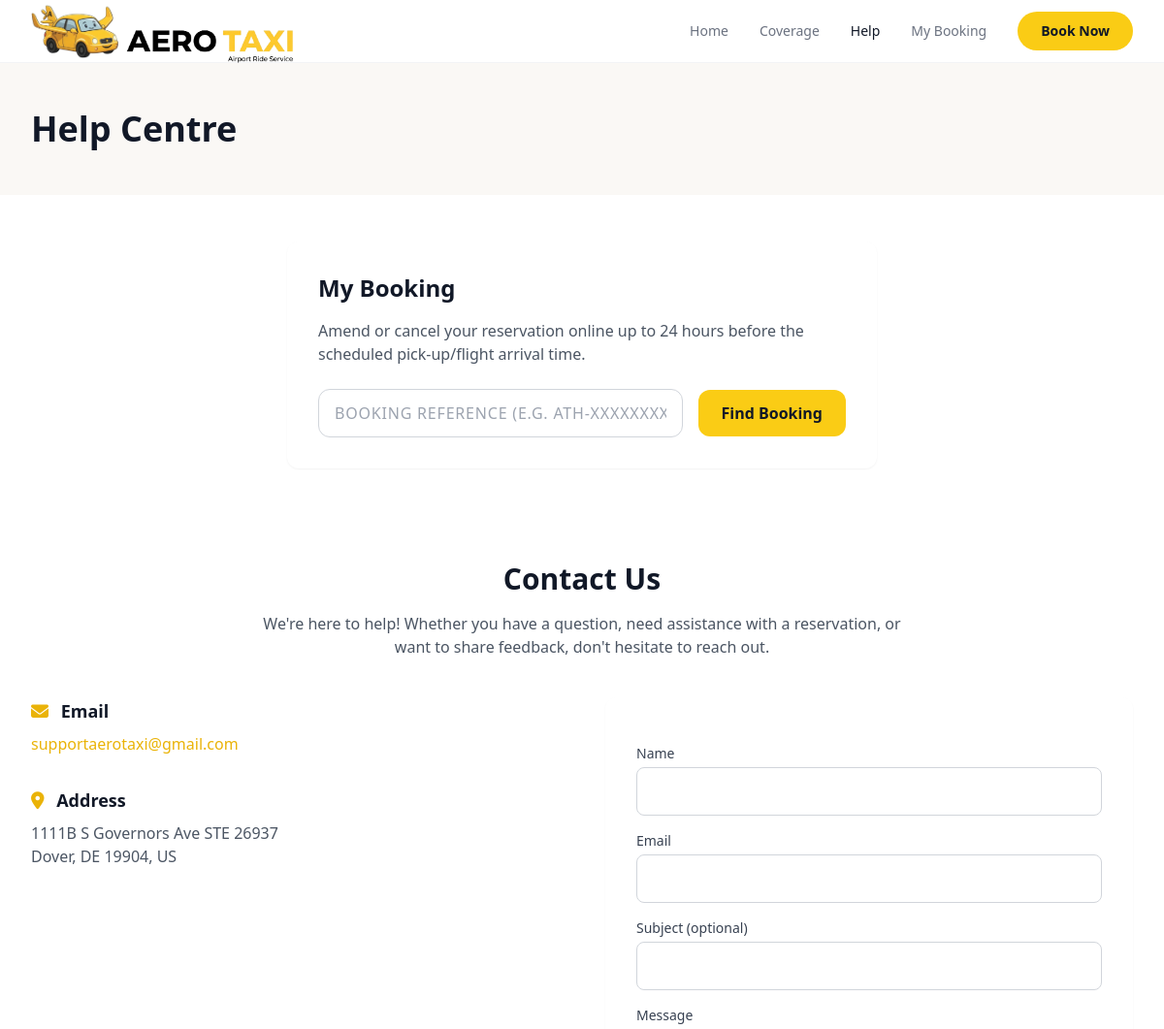
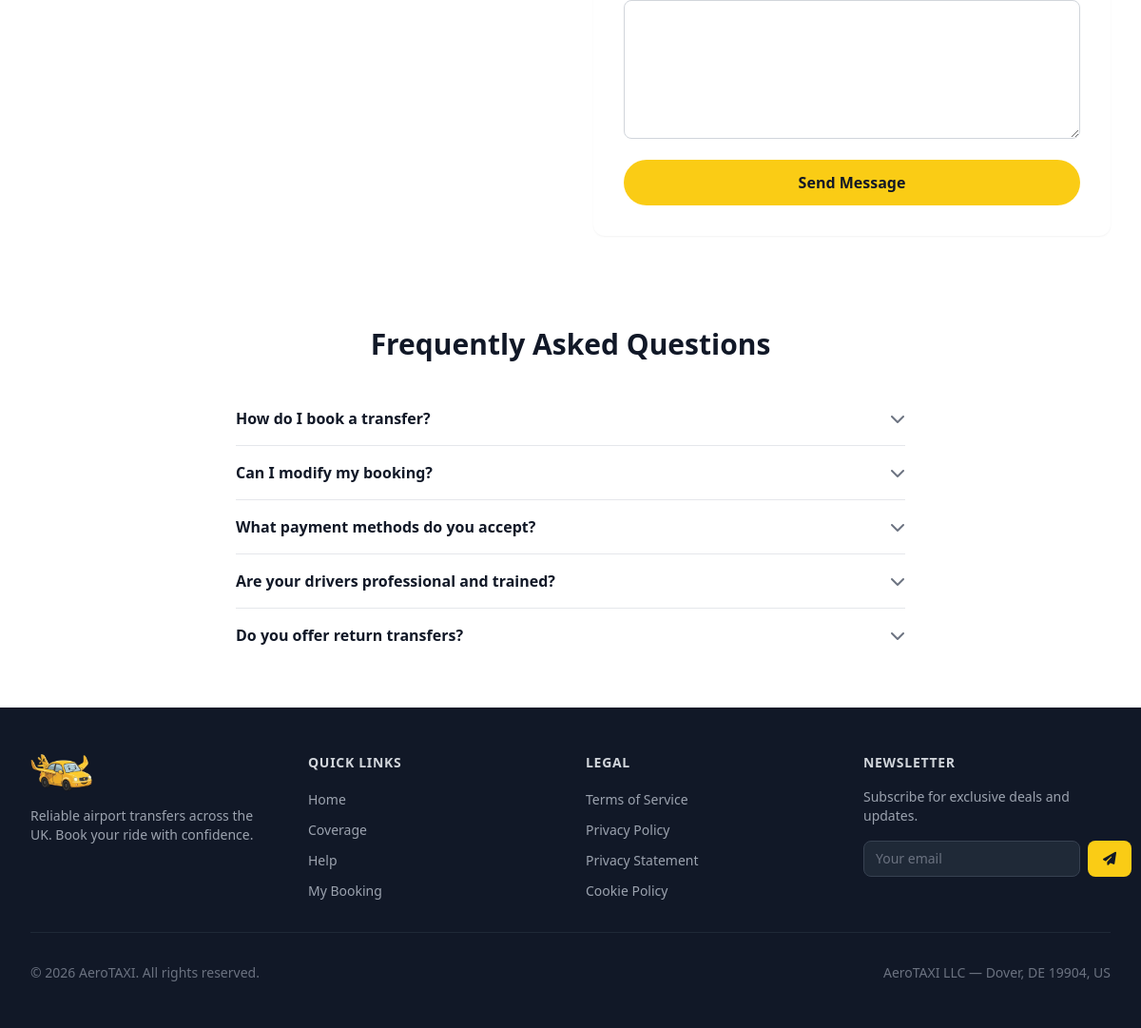
/help, run on the app's committed database (2 pictures, top to bottom).
### tables this page shows
CREATE TABLE IF NOT EXISTS faqs (
  id BIGINT UNSIGNED PRIMARY KEY AUTO_INCREMENT,
  question VARCHAR(255) NOT NULL,
  answer LONGTEXT NOT NULL,
  sort_order INT DEFAULT 0,
  created_at TIMESTAMP DEFAULT CURRENT_TIMESTAMP,
  updated_at TIMESTAMP DEFAULT CURRENT_TIMESTAMP ON UPDATE CURRENT_TIMESTAMP,
  INDEX idx_sort_order (sort_order)
);

### public/index.php (called while the page is built, shortened)
<?php
$route = router();
$route->get('/', 'pages/home.php');
$route->get('/coverage', 'pages/coverage.php');
$route->get('/help', 'pages/help.php');
$route->get('/your-ride', 'pages/booking/check-prices.php');
$route->get('/transfer-details', 'pages/booking/transfer-details.php');
$route->post('/booking', 'actions/booking-store.php');
$route->get('/payment', 'pages/booking/payment.php');
$route->get('/booking/confirmation/{reference}', 'pages/booking/confirmation.php');
$route->get('/booking/lookup', 'pages/booking/lookup.php');
$route->post('/contact', 'actions/contact-store.php');
$route->post('/subscribe', 'actions/subscribe.php');
$route->get('/terms-of-service', 'pages/legal/terms.php');
$route->get('/legal/terms', 'pages/legal/terms.php');
$route->get('/privacy-policy', 'pages/legal/privacy-policy.php');
$route->get('/legal/privacy-policy', 'pages/legal/privacy-policy.php');
$route->get('/privacy-statement', 'pages/legal/privacy-statement.php');
$route->get('/legal/privacy-statement', 'pages/legal/privacy-statement.php');
$route->get('/cookie-policy', 'pages/legal/cookie-policy.php');
$route->get('/legal/cookie-policy', 'pages/legal/cookie-policy.php');
$route->get('/api/flight/validate', 'api/flight-validate.php');
$route->get('/api/airports/search', 'api/airports-search.php');
$route->get('/admin/login', 'admin/login.php');
$route->post('/admin/login', 'actions/admin-login.php');
$route->post('/admin/logout', 'actions/admin-logout.php');
$route->get('/admin', 'admin/stats.php');
$route->get('/admin/jobs', 'admin/dashboard.php');
$route->get('/admin/bookings', 'admin/bookings.php');
$route->get('/admin/bookings/{id}', 'admin/booking-detail.php');
$route->post('/admin/bookings/{id}/update', 'actions/booking-update.php');
$route->get('/admin/fleet', 'admin/fleet.php');
$route->get('/admin/zones-map', 'admin/zones-map.php');
$route->get('/admin/contact-messages', 'admin/contact-messages.php');
$route->post('/admin/contact-messages/{id}/mark-read', 'actions/mark-message-read.php');
$route->get('/admin/promotions', 'admin/promotions.php');
$route->post('/admin/promotions/send', 'actions/send-promotion.php');
$route->get('/admin/subscribers', 'admin/subscribers.php');
$route->get('/admin/notifications', 'api/admin-notifications.php');
$route->post('/admin/notifications/mark-read', 'actions/mark-notification-read.php');
$route->dispatch();

### core/helpers.php (called while the page is built, shortened)
<?php
function e(?string $value): string
{
    return htmlspecialchars($value ?? '', ENT_QUOTES, 'UTF-8');
}
function base_url(string $path = ''): string
{
    $scriptDir = str_replace('\\', '/', dirname($_SERVER['SCRIPT_NAME']));
    $base = rtrim($scriptDir, '/');
    return $base . '/' . ltrim($path, '/');
}
function collect(array $items = []): SimpleCollection
{
    return new SimpleCollection($items);
}

### core/database.php (called while the page is built, shortened)
<?php
$__pdo = null;
function db(): PDO
{
    global $__pdo;
    if ($__pdo === null) {
        $dsn = 'mysql:host=' . DB_HOST . ';port=' . DB_PORT . ';dbname=' . DB_DATABASE . ';charset=utf8mb4';
        $__pdo = new PDO($dsn, DB_USERNAME, DB_PASSWORD, [
            PDO::ATTR_ERRMODE            => PDO::ERRMODE_EXCEPTION,
            PDO::ATTR_DEFAULT_FETCH_MODE => PDO::FETCH_OBJ,
            PDO::ATTR_EMULATE_PREPARES   => false,
        ]);
    }
    return $__pdo;
}
function query(string $sql, array $params = []): PDOStatement
{
    $stmt = db()->prepare($sql);
    $stmt->execute($params);
    return $stmt;
}
function fetchAll(string $sql, array $params = []): SimpleCollection
{
    return collect(query($sql, $params)->fetchAll());
}
class Database
{
    public static function fetchAll(string $sql, array $params = []): SimpleCollection { return fetchAll($sql, $params); }
}

### pages/help.php (the view, shortened to what this page needs)
<?php
$faqs = Database::fetchAll("SELECT * FROM faqs ORDER BY sort_order");
?>
<?php require BASE_PATH . '/templates/layouts/header.php'; ?>
    <section class="bg-cream py-12">
        <div class="max-w-7xl mx-auto px-4 sm:px-6 lg:px-8">
            <h1 class="text-4xl font-bold text-gray-900">Help Centre</h1>
        </div>
    </section>
    <section id="my-booking" class="py-12">
        <div class="max-w-2xl mx-auto px-4 sm:px-6 lg:px-8">
            <div class="bg-white rounded-xl p-8 shadow-sm">
                <h2 class="text-2xl font-bold text-gray-900 mb-4">My Booking</h2>
                <p class="text-gray-600 mb-6">
                    Amend or cancel your reservation online up to 24 hours before the scheduled pick-up/flight arrival time.
                </p>
                <form action="<?= base_url('booking/lookup') ?>" method="GET" class="flex items-center gap-4">
                    <input type="text" name="reference" placeholder="Booking Reference (e.g. ATH-XXXXXXXX)"
                           class="flex-1 border border-gray-300 rounded-xl px-4 py-3 focus:outline-none focus:ring-2 focus:ring-yellow-400 uppercase tracking-wider" required>
                    <button type="submit" class="bg-yellow-400 hover:bg-yellow-500 rounded-xl px-6 py-3 font-semibold text-gray-900 transition whitespace-nowrap">
                        Find Booking
                    </button>
                </form>
            </div>
        </div>
    </section>
    <section id="contact-us" class="py-12">
        <div class="max-w-7xl mx-auto px-4 sm:px-6 lg:px-8">
            <h2 class="text-3xl font-bold text-gray-900 mb-4 text-center">Contact Us</h2>
            <p class="text-gray-600 text-center max-w-2xl mx-auto mb-10">
                We're here to help! Whether you have a question, need assistance with a reservation, or want to share feedback, don't hesitate to reach out.
            </p>
            <div class="grid grid-cols-1 lg:grid-cols-2 gap-12">
                <div class="space-y-8">
                    <div>
                        <h3 class="text-lg font-semibold text-gray-900 mb-2">
                            <i class="fa-solid fa-envelope text-primary mr-2"></i> Email
                        </h3>
                        <a href="mailto:supportaerotaxi@gmail.com" class="text-primary hover:underline">
                            supportaerotaxi@gmail.com
                        </a>
                    </div>
                    <div>
                        <h3 class="text-lg font-semibold text-gray-900 mb-2">
                            <i class="fa-solid fa-location-dot text-primary mr-2"></i> Address
                        </h3>
                        <p class="text-gray-600">
                            1111B S Governors Ave STE 26937<br>
                            Dover, DE 19904, US
                        </p>
                    </div>
                </div>
                <div class="bg-white rounded-xl p-8 shadow-sm">
                    <form action="<?= base_url('contact') ?>" method="POST" class="space-y-4">
                        <div>
                            <label for="name" class="block text-sm font-medium text-gray-700 mb-1">Name</label>
                            <input type="text" id="name" name="name" required
                                   class="w-full border border-gray-300 rounded-lg px-4 py-3 focus:outline-none focus:ring-2 focus:ring-yellow-400">
                        </div>
                        <div>
                            <label for="email" class="block text-sm font-medium text-gray-700 mb-1">Email</label>
                            <input type="email" id="email" name="email" required
                                   class="w-full border border-gray-300 rounded-lg px-4 py-3 focus:outline-none focus:ring-2 focus:ring-yellow-400">
                        </div>
                        <div>
                            <label for="subject" class="block text-sm font-medium text-gray-700 mb-1">Subject (optional)</label>
                            <input type="text" id="subject" name="subject"
                                   class="w-full border border-gray-300 rounded-lg px-4 py-3 focus:outline-none focus:ring-2 focus:ring-yellow-400">
                        </div>
                        <div>
                            <label for="message" class="block text-sm font-medium text-gray-700 mb-1">Message</label>
                            <textarea id="message" name="message" rows="5" required
                                      class="w-full border border-gray-300 rounded-lg px-4 py-3 focus:outline-none focus:ring-2 focus:ring-yellow-400"></textarea>
                        </div>
                        <button type="submit" class="bg-yellow-400 hover:bg-yellow-500 rounded-full px-8 py-3 font-semibold text-gray-900 transition w-full">
                            Send Message
                        </button>
                    </form>
                </div>
            </div>
        </div>
    </section>
    <section id="faqs" class="py-12">
        <div class="max-w-3xl mx-auto px-4 sm:px-6 lg:px-8">
            <h2 class="text-3xl font-bold text-gray-900 mb-8 text-center">Frequently Asked Questions</h2>
            <div class="divide-y divide-gray-200">
                <?php foreach ($faqs as $index => $faq): ?>
                    <div x-data="{ open: false }" class="py-4">
                        <button @click="open = !open" class="flex items-center justify-between w-full text-left">
                            <span class="font-semibold text-gray-900"><?= e($faq->question) ?></span>
                            <i class="fa-solid fa-chevron-down text-gray-500 transition-transform duration-200" :class="{ 'rotate-180': open }"></i>
                        </button>
                    </div>
                <?php endforeach; ?>
            </div>
        </div>
    </section>
<?php require BASE_PATH . '/templates/layouts/footer.php'; ?>

### public/css/app.css (style rules this page uses)
.bg-cream { background-color: #faf8f5; }
.text-primary { color: #eab308; }

### data on the page
faqs: question "How do I book a transfer?"
faqs: question "Can I modify my booking?"
faqs: question "What payment methods do you accept?"
faqs: question "Are your drivers professional and trained?"
faqs: question "Do you offer return transfers?"
